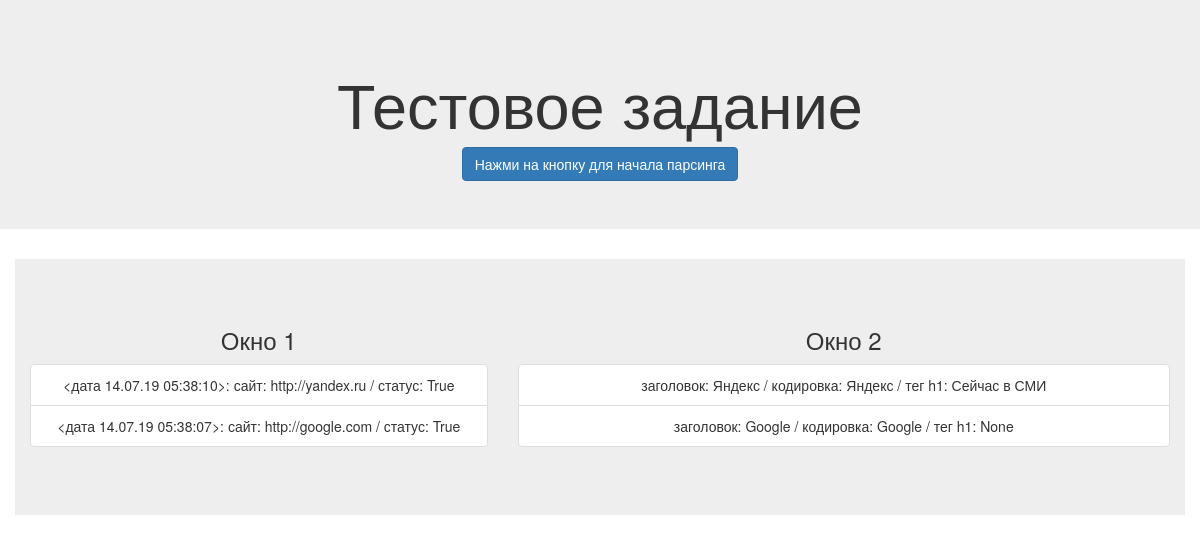
Before: / with the older database file.
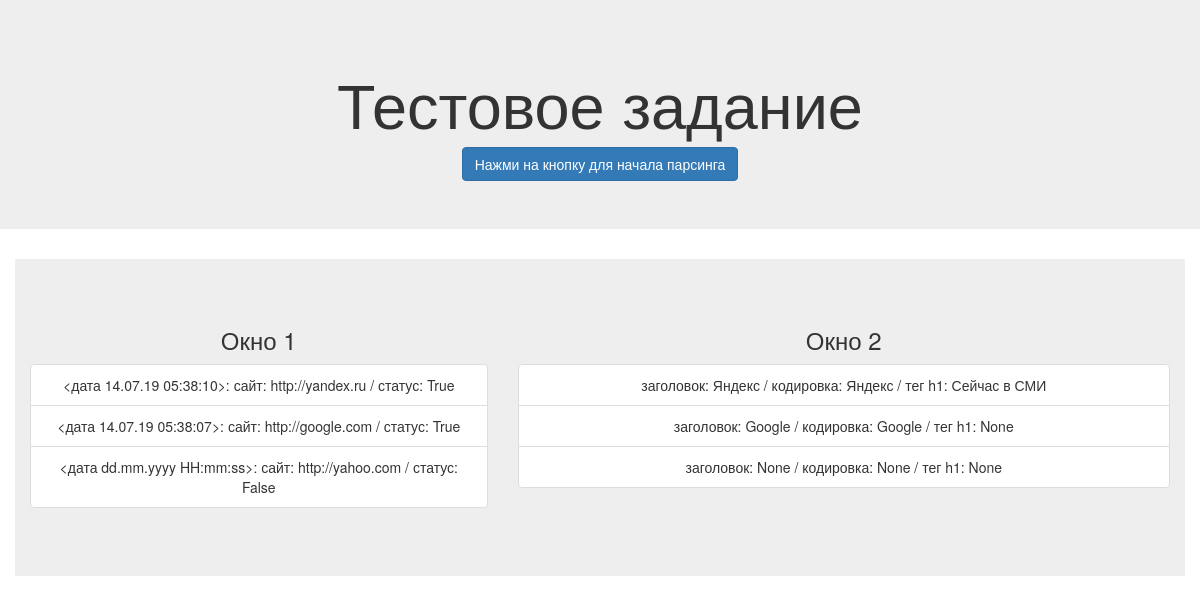
After: the same page with the newer database file.
### sites_parser/models.py (models this page shows)
class SiteAdminModel(models.Model):
    site_url = models.URLField(blank=False)
    site_title = models.CharField(max_length=200, blank=True, null=True)
    site_header = models.CharField(max_length=200, blank=True, null=True)
    site_encoding = models.CharField(max_length=20, blank=True, null=True)
    parsing_complete = models.BooleanField(default=False)
    timeshift_for_parsing = models.PositiveIntegerField(default=0)
    parsing_time = models.DateTimeField(null=True)

### sites_parser/views.py (the view)
# urls.py: url(r'^$', views.index, name='index'),
def index(request):
    return render(request, 'sites_parser/index.html', {'sites': SiteAdminModel.objects.all()})

### sites_parser/templates/sites_parser/index.html (shortened to what this page needs)
<!DOCTYPE html>
<html lang="en">
<head>
  <link rel="stylesheet" href="https://maxcdn.bootstrapcdn.com/bootstrap/3.4.0/css/bootstrap.min.css">
  <link rel="stylesheet" href="https://maxcdn.bootstrapcdn.com/bootstrap/3.4.0/css/bootstrap.min.css">
{% load static %}
<link rel="stylesheet" href="{% static 'sites_parser/style.css' %}">
</head>
<body>
 <div class="jumbotron text-center">
  <h1>Тестовое задание</h1>
  <button id="button_1" type="button" class="btn btn-primary">Нажми на кнопку для начала парсинга</button>
 </div>
<div class="jumbotron container text-center">
    <div class="row justify-content-center">
    <div class="col-sm-5">
      <h3>Окно 1</h3>
      <ul class="list-group">
        {% for site in sites %}
        <li id="1_{{site.id}}" class="list-group-item">
            {% if not site.parsing_complete %}
                <дата dd.mm.yyyy HH:mm:ss>:
            {% else %}
                <дата {{site.parsing_time|date:"d.m.y h:i:s"}}>:
            {% endif %}
            сайт: {{site.site_url}} /
            статус: {{site.parsing_complete}}
        </li>
        {% endfor %}
      </ul>
    </div>
    <div class="col-sm-7">
      <h3>Окно 2</h3>
      <ul class="list-group">
        {% for site in sites %}
        <li id="2_{{site.id}}" class="list-group-item">
            заголовок: {{site.site_title}} /
            кодировка: {{site.site_title}} /
            тег h1: {{site.site_header}}
        </li>
        {% endfor %}
      </ul>
    </div>
  </div>
</div>
</body>
</html>

Changed rows visible on the page:
added SiteAdminModel: shows "<дата dd.mm.yyyy HH:mm:ss>:", site_url "http://yahoo.com", parsing_complete "False", site_title "None", site_header "None"
